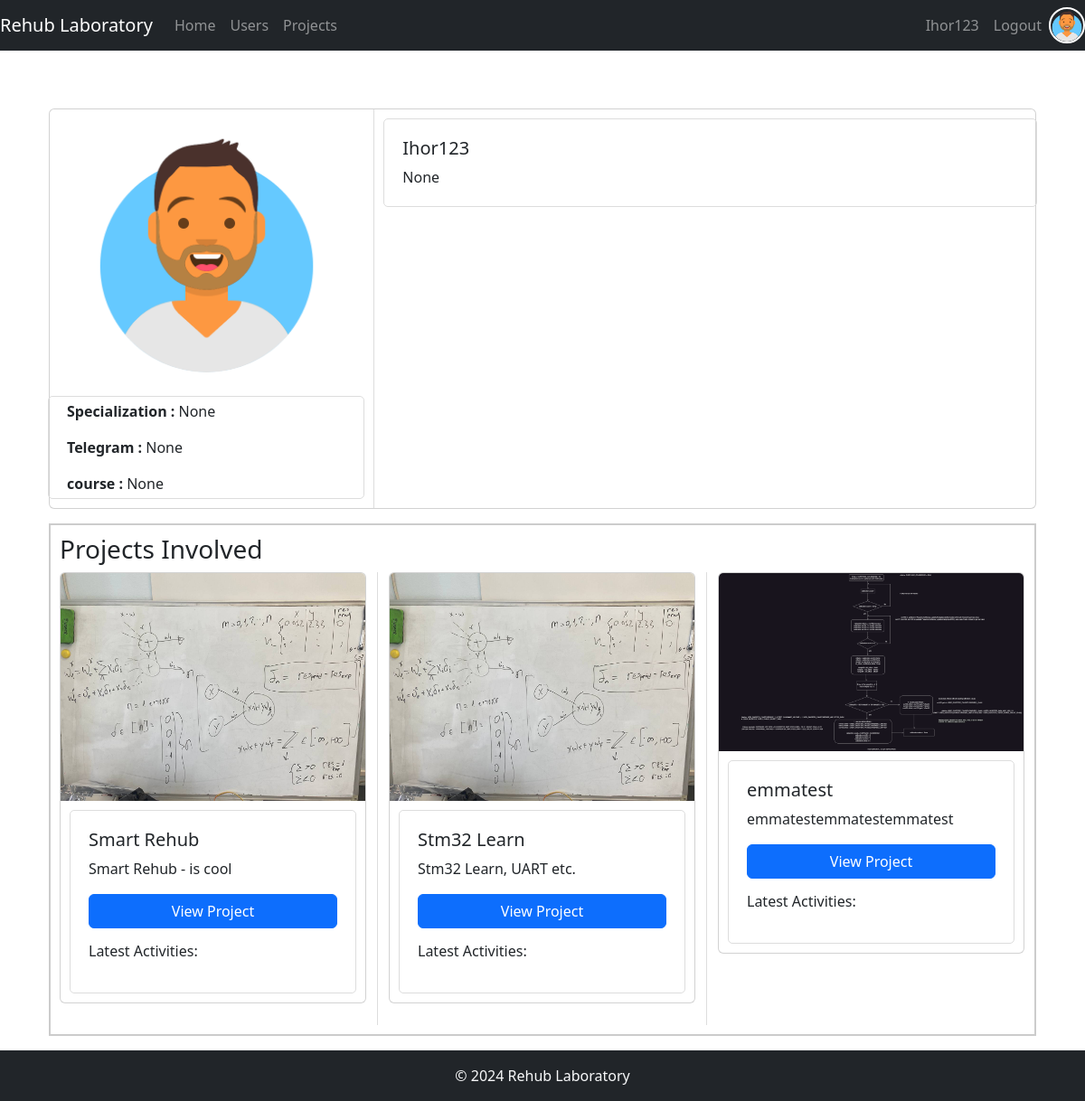
The page /myprofile/ (signed in) on the database as committed earlier.
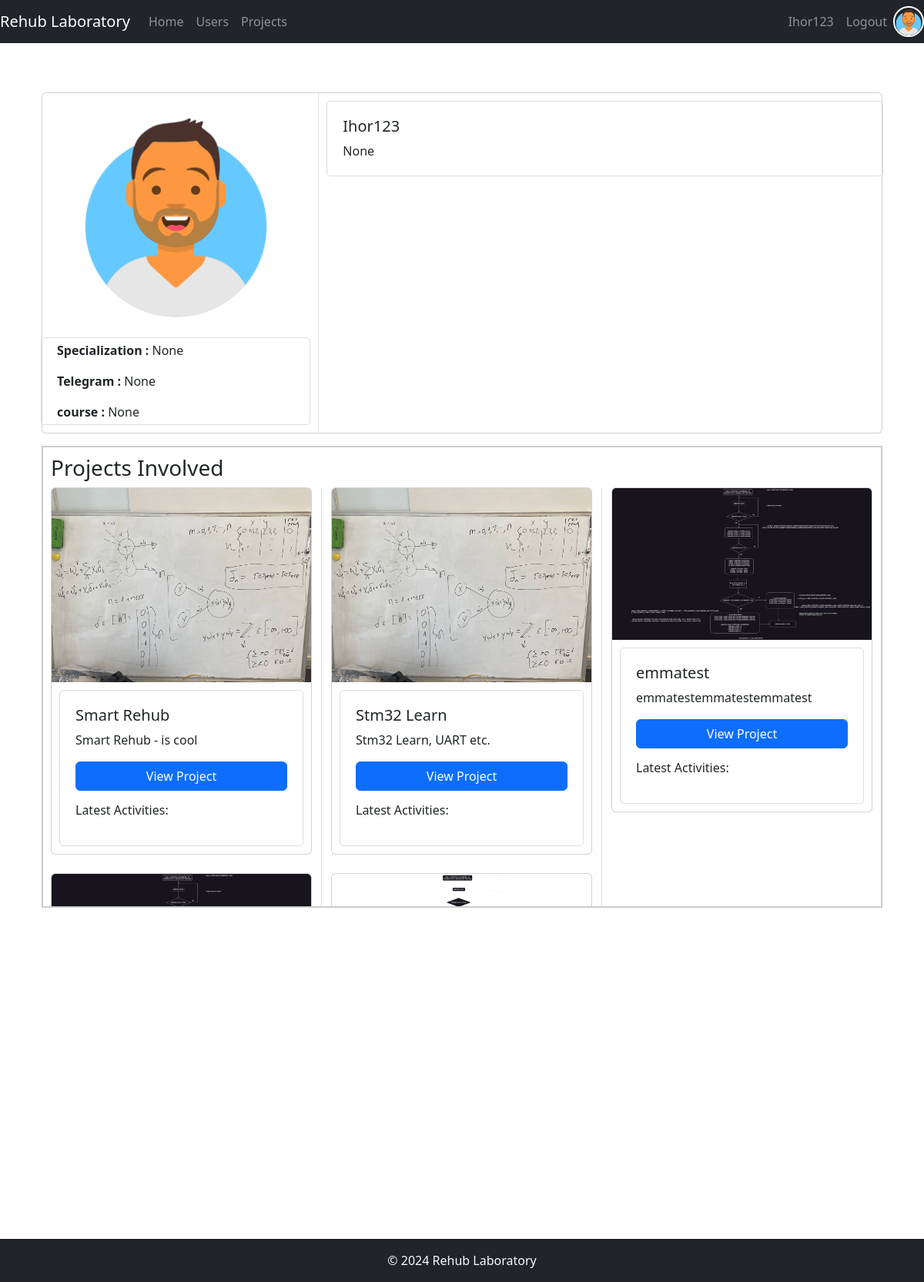
The same page on the database as committed later.
### forum/models.py (models this page shows, shortened)
class Post(models.Model):
    slug = models.SlugField(max_length = 255, unique = True,db_index = True,verbose_name = 'URL',null=True)
    title = models.CharField(max_length=100)
    status = models.IntegerField(null = True)
    description = models.TextField(null=True)
    created_time = models.DateField(auto_now_add=True)
    updated_time = models.DateField(auto_now=True)
    is_published  = models.BooleanField()
    photo = models.ImageField(upload_to = 'photos/%Y/%m/%d/')
    created_by = models.ForeignKey(settings.AUTH_USER_MODEL, on_delete=models.CASCADE,related_name='created_posts',null=True)
    users = models.ManyToManyField(settings.AUTH_USER_MODEL, related_name='user_projects')
    topic =  models.ForeignKey(Topic, on_delete=models.CASCADE,null=True)
    def get_absolute_url(self):
        return reverse('project',kwargs={'slug':self.slug})

### forum/views.py (the view)
# urls.py: path('myprofile/',MyProfile.as_view(),name = 'myprofile')
class MyProfile(UserMixin,ListView):
    model = CustomUser
    template_name = 'forum/myprofile.html'
    context_object_name = 'data_user'
    def get_context_data(self, **kwargs):
        context = super().get_context_data(**kwargs)
        if self.request.user.id != None:
            context.update(self.get_user_details_by_id(self.request.user.id))
        return context

### forum/utils.py (called while the page is built)
    def _get_user_details(self, user):
        return {
            'current_account': user,
            'current_photo': user.photo,
            'user_projects': user.user_projects.all(),
            'username': user.username
        }

    def get_user_details_by_id(self, user_identifier):
        user = get_object_or_404(CustomUser, pk=user_identifier)
        return self._get_user_details(user)

### forum/templates/forum/myprofile.html (shortened to what this page needs)
{% extends 'forum/base.html' %}
{% block content %}
<div class="container-fluid">
    <div class="row my-3 profile-section">
        <div class="col-md-12">
            <div class="card mb-3">
                <div class="row no-gutters">
                    <div class="col-md-4">
                        <div class="profile-photo-container">
                            <img src="{{current_photo.url}}" class="profile-photo" alt="John Doe">
                        </div>
                        <div class="card-body">
                            <p class="card-text"><strong>Specialization : </strong>{{current_account.specialization}}</p>
                            <p class="card-text"><strong>Telegram : </strong>{{current_account.telegram}}</p>
                            <p class="card-text"><strong>course : </strong>{{current_account.course}}</p>
                        </div>
                    </div>
                    <div class="col-md-8">
                        <div class="card-body">
                            <h5 class="card-title">{{current_account.username}}</h5>
                            <p class="card-text">{{current_account.description_profile}}</p>
                        </div>
                    </div>
                </div>
            </div>
            <div class="projects-section">
                <h3>Projects Involved</h3>
                <div class="row">
                    {% for project in user_projects %}
                    <div class="col-md-4">
                        <div class="card mb-4">
                            <img src="{{project.photo.url}}" class="card-img-top" alt="Project Title">
                            <div class="card-body">
                                <h5 class="card-title">{{project.title}}</h5>
                                <p class="card-text">{{project.description}}</p>
                                <a href="{{project.get_absolute_url}}" class="btn btn-primary">View Project</a>
                                <div class="latest-activities mt-3">
                                    <h6>Latest Activities:</h6>
                                </div>
                            </div>
                        </div>
                    </div>
                    {% endfor %}
                </div>
            </div>
    </div>
</div>
{% endblock %}

Rows that differ between the two databases and show on the page:
now on this page (row edited): Post: photo (picture)
added Post: photo (picture)
